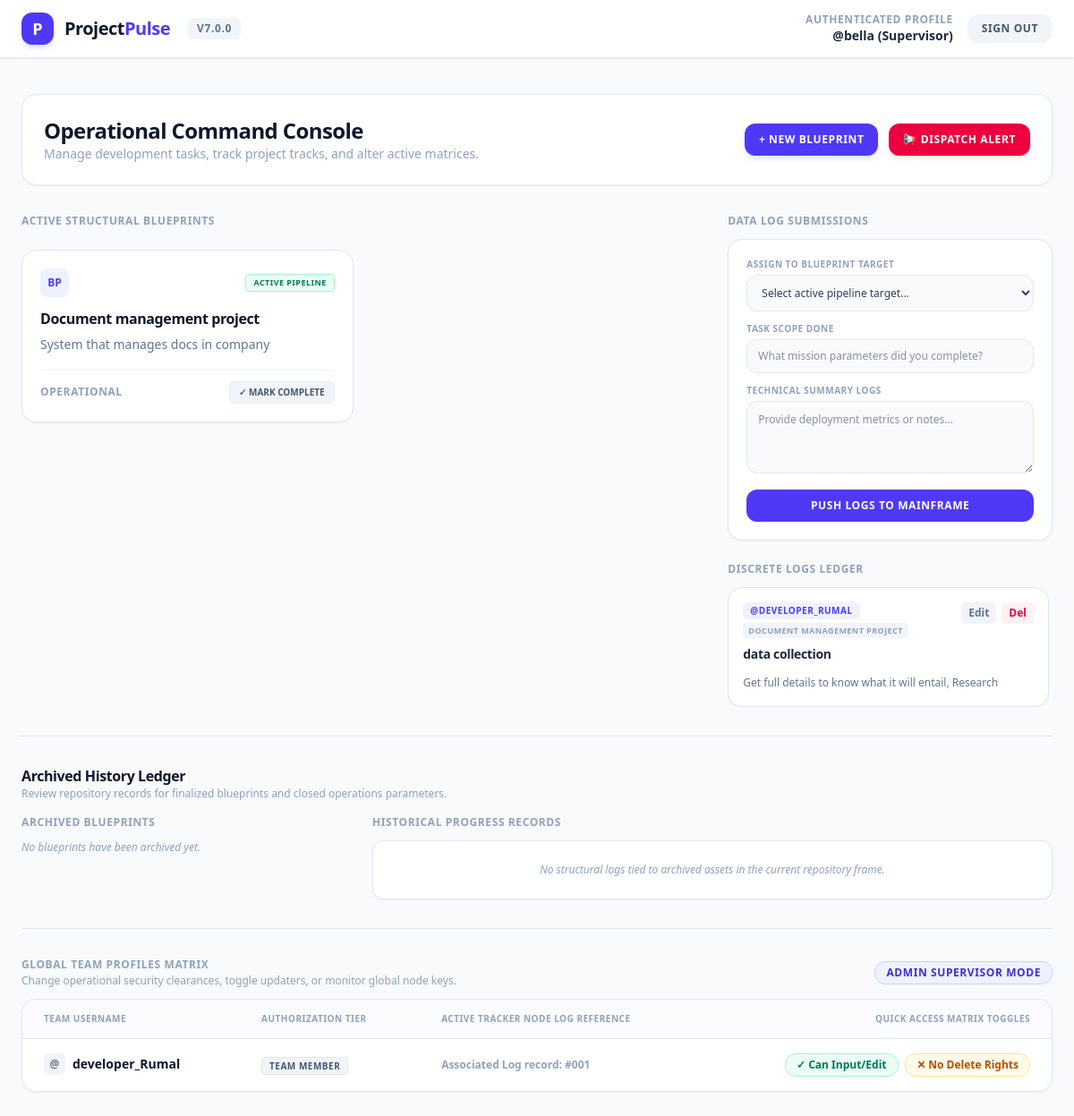
Before: / (signed in) with the older database file.
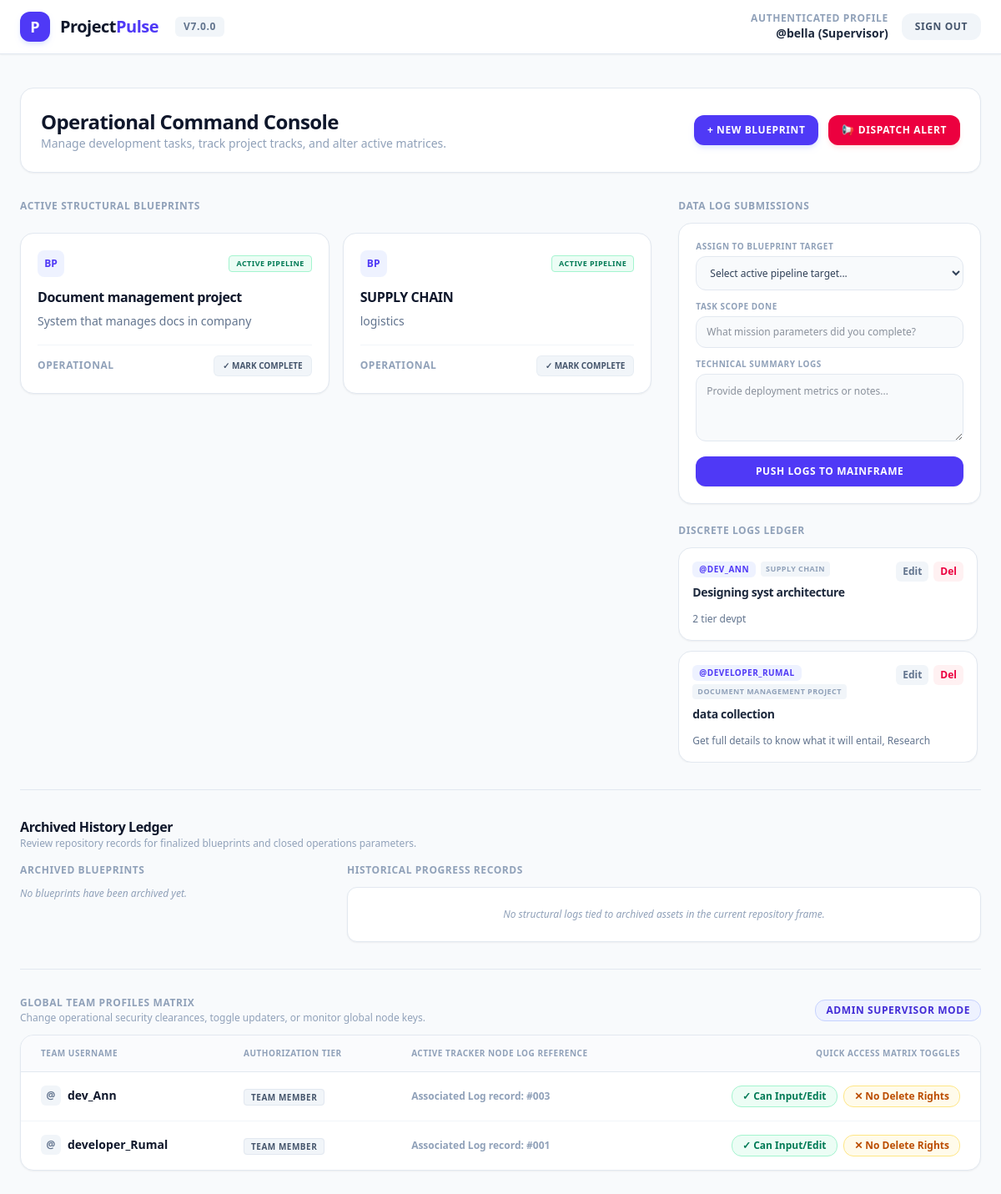
After: the same page with the newer database file.
### tracker/models.py (models this page shows, shortened)
class Project(models.Model):
    title = models.CharField(max_length=200)
    description = models.TextField()
    is_completed = models.BooleanField(default=False)
    created_at = models.DateTimeField(auto_now_add=True)

class ProgressUpdate(models.Model):
    STATUS_CHOICES = [
        ('planning', 'Planning'),
        ('active', 'Active'),
        ('completed', 'Completed'),
    ]
    project = models.ForeignKey(Project, on_delete=models.CASCADE, related_name='updates')
    user = models.ForeignKey(User, on_delete=models.CASCADE, related_name='updates')
    task_done = models.CharField(max_length=255)
    details = models.TextField()
    status = models.CharField(max_length=20, choices=STATUS_CHOICES, default='planning')
    created_at = models.DateTimeField(auto_now_add=True)
    updated_at = models.DateTimeField(auto_now=True)
    can_update = models.BooleanField(default=True, help_text="Designates whether the owner can modify this log.")
    can_delete = models.BooleanField(default=False, help_text="Designates whether the owner can purge this log.")

### tracker/views.py (the view, shortened to what this page needs)
# urls.py: path('', views.project_list, name='project_list'),
@login_required
def project_list(request):
    active_projects = Project.objects.filter(is_completed=False)
    completed_projects = Project.objects.filter(is_completed=True)
    if request.user.is_superuser:
        updates = ProgressUpdate.objects.filter(project__is_completed=False).order_by('-created_at')
        archived_updates = ProgressUpdate.objects.filter(project__is_completed=True).order_by('-created_at')
    else:
        updates = ProgressUpdate.objects.filter(user=request.user, project__is_completed=False).order_by('-created_at')
        archived_updates = ProgressUpdate.objects.filter(user=request.user, project__is_completed=True).order_by('-created_at')
    alerts = Notification.objects.filter(
        Q(recipient=request.user) | Q(recipient__isnull=True)
    ).order_by('-created_at')
    return render(request, 'tracker/project_list.html', {
        'projects': active_projects,              # Main feed projects
        'completed_projects': completed_projects, # History tab projects
        'updates': updates,                       # Main feed logs
        'archived_updates': archived_updates,     # History tab logs
        'alerts': alerts
    })

### tracker/templates/tracker/project_list.html (shortened to what the changed rows need)
<!DOCTYPE html>
<html lang="en">
<head>
    <script src="https://cdn.jsdelivr.net/npm/@tailwindcss/browser@4"></script>
</head>
<body class="bg-slate-50 text-slate-900 font-sans antialiased min-h-screen">
    <main class="max-w-7xl mx-auto px-6 py-10 space-y-8">
        <div class="flex flex-col md:flex-row md:items-center md:justify-between gap-4 bg-white border border-slate-200 rounded-2xl p-6 shadow-xs">
            <div>
                <h1 class="text-2xl font-black text-slate-900 tracking-tight">Operational Command Console</h1>
            </div>
        </div>
        <div class="grid grid-cols-1 lg:grid-cols-3 gap-8">
            <div class="lg:col-span-2 space-y-6">
                <h2 class="text-xs font-bold uppercase tracking-wider text-slate-400">Active Structural Blueprints</h2>
                <div class="grid gap-4 sm:grid-cols-2">
                    {% for project in projects %}
                    <div class="bg-white border border-slate-200 rounded-2xl p-5 shadow-xs flex flex-col justify-between space-y-4">
                        <div>
                            <div class="flex items-center justify-between mb-3">
                                <div class="w-8 h-8 bg-indigo-50 text-indigo-600 rounded-lg flex items-center justify-center font-black text-xs">BP</div>
                                <span class="text-[9px] bg-emerald-50 text-emerald-700 font-bold px-2 py-0.5 rounded border border-emerald-200 uppercase tracking-wider">Active Pipeline</span>
                            </div>
                            <h3 class="font-bold text-slate-900 tracking-tight text-base">{{ project.title }}</h3>
                            <p class="text-sm text-slate-500 mt-1.5 leading-relaxed">{{ project.description }}</p>
                        </div>
                        <div class="pt-3 border-t border-slate-100 flex items-center justify-between">
                            <span class="text-xs text-slate-400 font-semibold uppercase tracking-wider">Operational</span>
                            {% if request.user.is_superuser %}
                            <a href="{% url 'toggle_project_status' project.pk %}" class="text-[10px] font-bold uppercase bg-slate-100 hover:bg-emerald-50 text-slate-600 hover:text-emerald-600 px-2.5 py-1 rounded-md transition border border-slate-200/60">
                                ✓ Mark Complete
                            </a>
                            {% endif %}
                        </div>
                    </div>
                    {% empty %}
                    <div class="col-span-2 text-center p-8 bg-slate-100 rounded-2xl border border-dashed border-slate-200 text-sm font-semibold text-slate-400">
                        No active architecture assets currently deployed to the database workspace environment.
                    </div>
                    {% endfor %}
                </div>
            </div>
            <div class="space-y-6">
                <div>
                    <h2 class="text-xs font-bold uppercase tracking-wider text-slate-400 mb-3">Data Log Submissions</h2>
                </div>
                <div class="space-y-3">
                    <h2 class="text-xs font-bold uppercase tracking-wider text-slate-400">Discrete Logs Ledger</h2>
                    <div class="space-y-3 overflow-y-auto max-h-[400px] pr-1">
                        {% for update in updates %}
                        <div class="bg-white border border-slate-200 rounded-2xl p-4 shadow-xs space-y-3">
                            <div class="flex items-start justify-between">
                                <div class="space-y-1">
                                    <div class="flex items-center space-x-1.5 flex-wrap gap-y-1">
                                        <span class="text-[10px] font-bold text-indigo-600 bg-indigo-50 px-2 py-0.5 rounded-md uppercase tracking-wider">@{{ update.user.username }}</span>
                                        <span class="text-[9px] font-bold text-slate-400 bg-slate-100 px-1.5 py-0.5 rounded uppercase tracking-wider">{{ update.project.title }}</span>
                                    </div>
                                    <h4 class="font-bold text-slate-800 text-sm tracking-tight pt-1">{{ update.task_done }}</h4>
                                </div>
                                <div class="flex items-center space-x-1.5">
                                    {% if update.user == request.user and update.can_update or request.user.is_superuser %}
                                    <a href="{% url 'edit_progress' update.pk %}" class="text-xs bg-slate-100 hover:bg-slate-200 text-slate-500 font-bold px-2 py-1 rounded-md transition">Edit</a>
                                    {% endif %}
                                    {% if update.user == request.user and update.can_delete or request.user.is_superuser %}
                                    <a href="{% url 'delete_progress' update.pk %}" onclick="return confirm('Purge row data permanently?')" class="text-xs bg-rose-50 text-rose-600 font-bold px-2 py-1 rounded-md hover:bg-rose-100 transition">Del</a>
                                    {% endif %}
                                </div>
                            </div>
                            <p class="text-xs text-slate-500 leading-relaxed">{{ update.details }}</p>
                        </div>
                        {% empty %}
                        <div class="text-center p-6 bg-slate-100 border border-dashed border-slate-200 rounded-xl text-xs font-semibold text-slate-400">
                            No active pipeline updates currently tracked.
                        </div>
                        {% endfor %}
                    </div>
                </div>
            </div>
        </div>
        <div class="pt-8 border-t border-slate-200 space-y-4">
            <div>
                <h2 class="text-base font-black text-slate-900 tracking-tight">Archived History Ledger</h2>
            </div>
        </div>
        {% if request.user.is_superuser %}
        <div class="pt-8 border-t border-slate-200 space-y-3">
            <div class="flex items-center justify-between">
                <div>
                    <h2 class="text-xs font-bold uppercase tracking-wider text-slate-400">Global Team Profiles Matrix</h2>
                </div>
            </div>
            <div class="bg-white border border-slate-200 rounded-2xl overflow-hidden shadow-xs">
                <table class="w-full text-left border-collapse">
                    <thead>
                        <tr class="bg-slate-50/70 border-b border-slate-200 text-slate-400 font-bold text-[10px] uppercase tracking-wider">
                            <th class="px-6 py-3.5">Team Username</th>
                            <th class="px-6 py-3.5">Authorization Tier</th>
                            <th class="px-6 py-3.5">Active Tracker Node Log Reference</th>
                            <th class="px-6 py-3.5 text-right">Quick Access Matrix Toggles</th>
                        </tr>
                    </thead>
                    <tbody class="divide-y divide-slate-100 text-sm font-medium text-slate-700">
                        {% for update in updates %}
                        <tr class="hover:bg-slate-50/50 transition duration-100">
                            <td class="px-6 py-4 flex items-center space-x-2">
                                <div class="w-6 h-6 rounded-md bg-slate-100 flex items-center justify-center font-bold text-slate-500 text-xs">@</div>
                                <span class="font-bold text-slate-900">{{ update.user.username }}</span>
                            </td>
                            <td class="px-6 py-4">
                                {% if update.user.is_superuser %}
                                <span class="text-[10px] bg-indigo-50 text-indigo-700 px-2 py-0.5 rounded border border-indigo-200 uppercase font-bold tracking-wider">Global Admin</span>
                                {% else %}
                                <span class="text-[10px] bg-slate-100 text-slate-600 px-2 py-0.5 rounded border border-slate-200 uppercase font-bold tracking-wider">Team Member</span>
                                {% endif %}
                            </td>
                            <td class="px-6 py-4 text-xs font-semibold text-slate-400">
                                Associated Log record: #00{{ update.pk }}
                            </td>
                            <td class="px-6 py-4 text-right space-x-1">
                                <a href="{% url 'toggle_update_permission' update.pk %}" class="inline-block text-xs font-bold px-3 py-1 rounded-xl transition duration-150 border {% if update.can_update %}bg-emerald-50 text-emerald-700 border-emerald-200 hover:bg-emerald-100{% else %}bg-amber-50 text-amber-700 border-amber-200 hover:bg-amber-100{% endif %}">
                                    {% if update.can_update %}✓ Can Input/Edit{% else %}✕ Locked Out{% endif %}
                                </a>
                                <a href="{% url 'toggle_delete_permission' update.pk %}" class="inline-block text-xs font-bold px-3 py-1 rounded-xl transition duration-150 border {% if update.can_delete %}bg-emerald-50 text-emerald-700 border-emerald-200 hover:bg-emerald-100{% else %}bg-amber-50 text-amber-700 border-amber-200 hover:bg-amber-100{% endif %}">
                                    {% if update.can_delete %}✓ Can Purge{% else %}✕ No Delete Rights{% endif %}
                                </a>
                            </td>
                        </tr>
                        {% endfor %}
                    </tbody>
                </table>
            </div>
        </div>
        {% endif %}
    </main>
</body>
</html>

Changed rows visible on the page:
added Project: title "SUPPLY CHAIN", description "logistics"
added ProgressUpdate: user.username "DEV_ANN", project "SUPPLY CHAIN", task_done "Designing syst architecture", shows "Edit", shows "Del", details "2 tier devpt", user.username "dev_Ann", shows "TEAM MEMBER", pk "3", can_update "✓ Can Input/Edit", can_delete "✕ No Delete Rights"
